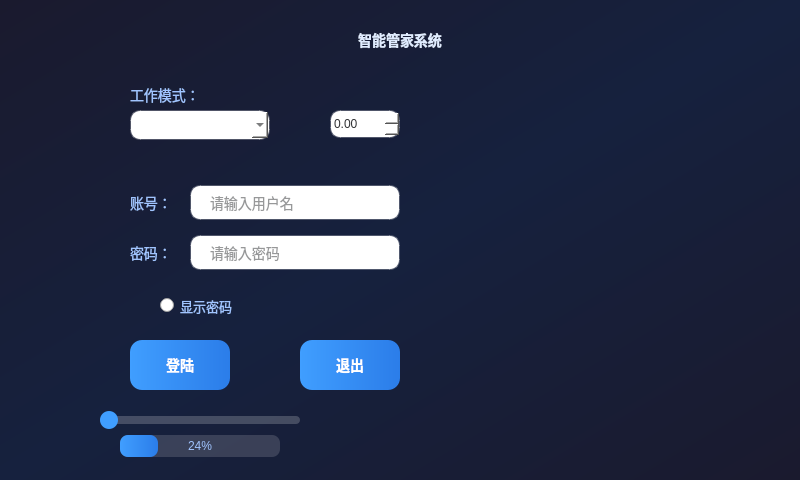
<?xml version="1.0" encoding="UTF-8"?>
<ui version="4.0">
 <class>LoginWidget</class>
 <widget class="QWidget" name="LoginWidget">
  <property name="geometry">
   <rect>
    <x>0</x>
    <y>0</y>
    <width>800</width>
    <height>480</height>
   </rect>
  </property>
  <property name="windowTitle">
   <string>智能家居管家 - 登录</string>
  </property>
  <property name="styleSheet">
   <string notr="true">
QWidget#LoginWidget{background: qlineargradient(x1:0, y1:0, x2:1, y2:1, stop:0 #1a1a2e, stop:0.5 #16213e, stop:1 #1a1a2e);}
QLabel{color: #a0c4ff; font-size:14px;}
QLineEdit{border:2px solid rgba(255,255,255,0.25); border-radius:10px; background:#FFFFFF; padding:6px 16px; font-size:14px; color:#303133;}
QLineEdit:focus{border:2px solid #409eff;}
QPushButton{background: qlineargradient(x1:0, y1:0, x2:1, y2:0, stop:0 #409eff, stop:1 #2b7de9); color:#FFFFFF; border:none; border-radius:12px; font-size:14px; min-height:36px; font-weight:bold;}
QPushButton:hover{background: qlineargradient(x1:0, y1:0, x2:1, y2:0, stop:0 #5cb6ff, stop:1 #409eff);}
QPushButton:pressed{background: qlineargradient(x1:0, y1:0, x2:1, y2:0, stop:0 #287de8, stop:1 #1c6dd4);}
QRadioButton{color:#a0c4ff; font-size:13px;}
QComboBox{border:2px solid rgba(255,255,255,0.25); border-radius:10px; background:#FFFFFF; font-size:13px; padding:4px 8px; color:#303133;}
QDoubleSpinBox{border:2px solid rgba(255,255,255,0.25); border-radius:10px; background:#FFFFFF; color:#303133;}
QSlider::groove:horizontal{background:rgba(255,255,255,0.2); height:8px; border-radius:4px;}
QSlider::handle:horizontal{background:#409eff; width:18px; height:18px; border-radius:9px; margin:-5px 0;}
QProgressBar{border-radius:8px; background:rgba(255,255,255,0.15); text-align:center; color:#a0c4ff;}
QProgressBar::chunk{background: qlineargradient(x1:0, y1:0, x2:1, y2:0, stop:0 #409eff, stop:1 #2b7de9); border-radius:8px;}
   </string>
  </property>
  <widget class="QLabel" name="titleLabel">
   <property name="geometry">
    <rect>
     <x>200</x>
     <y>20</y>
     <width>400</width>
     <height>40</height>
    </rect>
   </property>
   <property name="font">
    <font>
     <pointsize>20</pointsize>
     <bold>true</bold>
    </font>
   </property>
   <property name="styleSheet">
    <string notr="true">color: #e0ecff;</string>
   </property>
   <property name="text">
    <string>智能管家系统</string>
   </property>
   <property name="alignment">
    <set>Qt::AlignCenter</set>
   </property>
  </widget>
  <widget class="QPushButton" name="pushButton">
   <property name="geometry">
    <rect>
     <x>130</x>
     <y>340</y>
     <width>100</width>
     <height>50</height>
    </rect>
   </property>
   <property name="font">
    <font>
     <pointsize>14</pointsize>
     <bold>true</bold>
    </font>
   </property>
   <property name="text">
    <string>登陆</string>
   </property>
  </widget>
  <widget class="QRadioButton" name="radioButton">
   <property name="geometry">
    <rect>
     <x>160</x>
     <y>290</y>
     <width>140</width>
     <height>31</height>
    </rect>
   </property>
   <property name="text">
    <string>显示密码</string>
   </property>
  </widget>
  <widget class="QPushButton" name="pushButton_2">
   <property name="geometry">
    <rect>
     <x>300</x>
     <y>340</y>
     <width>100</width>
     <height>50</height>
    </rect>
   </property>
   <property name="font">
    <font>
     <pointsize>14</pointsize>
     <bold>true</bold>
    </font>
   </property>
   <property name="text">
    <string>退出</string>
   </property>
  </widget>
  <widget class="QLabel" name="label">
   <property name="geometry">
    <rect>
     <x>130</x>
     <y>190</y>
     <width>60</width>
     <height>25</height>
    </rect>
   </property>
   <property name="font">
    <font>
     <pointsize>14</pointsize>
    </font>
   </property>
   <property name="text">
    <string>账号：</string>
   </property>
  </widget>
  <widget class="QLabel" name="label_2">
   <property name="geometry">
    <rect>
     <x>130</x>
     <y>240</y>
     <width>60</width>
     <height>25</height>
    </rect>
   </property>
   <property name="font">
    <font>
     <pointsize>14</pointsize>
    </font>
   </property>
   <property name="text">
    <string>密码：</string>
   </property>
  </widget>
  <widget class="QLineEdit" name="lineEdit">
   <property name="geometry">
    <rect>
     <x>190</x>
     <y>185</y>
     <width>210</width>
     <height>35</height>
    </rect>
   </property>
   <property name="placeholderText">
    <string>请输入用户名</string>
   </property>
  </widget>
  <widget class="QLineEdit" name="lineEdit_2">
   <property name="geometry">
    <rect>
     <x>190</x>
     <y>235</y>
     <width>210</width>
     <height>35</height>
    </rect>
   </property>
   <property name="placeholderText">
    <string>请输入密码</string>
   </property>
  </widget>
  <widget class="QComboBox" name="comboBox">
   <property name="geometry">
    <rect>
     <x>130</x>
     <y>110</y>
     <width>140</width>
     <height>30</height>
    </rect>
   </property>
  </widget>
  <widget class="QLabel" name="label_4">
   <property name="geometry">
    <rect>
     <x>130</x>
     <y>85</y>
     <width>100</width>
     <height>20</height>
    </rect>
   </property>
   <property name="text">
    <string>工作模式：</string>
   </property>
  </widget>
  <widget class="QLabel" name="label_3">
   <property name="geometry">
    <rect>
     <x>450</x>
     <y>80</y>
     <width>280</width>
     <height>280</height>
    </rect>
   </property>
   <property name="styleSheet">
    <string notr="true">border-radius:10px;</string>
   </property>
   <property name="text">
    <string/>
   </property>
   <property name="scaledContents">
    <bool>true</bool>
   </property>
  </widget>
  <widget class="QDoubleSpinBox" name="doubleSpinBox">
   <property name="geometry">
    <rect>
     <x>330</x>
     <y>110</y>
     <width>70</width>
     <height>28</height>
    </rect>
   </property>
  </widget>
  <widget class="QSlider" name="horizontalSlider">
   <property name="geometry">
    <rect>
     <x>100</x>
     <y>410</y>
     <width>200</width>
     <height>20</height>
    </rect>
   </property>
   <property name="orientation">
    <enum>Qt::Horizontal</enum>
   </property>
  </widget>
  <widget class="QProgressBar" name="progressBar">
   <property name="geometry">
    <rect>
     <x>120</x>
     <y>435</y>
     <width>160</width>
     <height>22</height>
    </rect>
   </property>
   <property name="value">
    <number>24</number>
   </property>
  </widget>
 </widget>
 <resources/>
 <connections/>
</ui>
